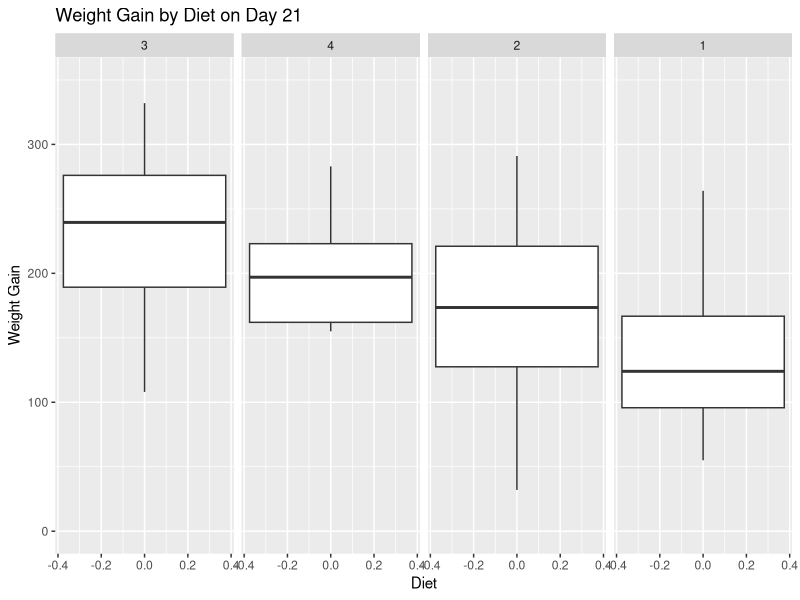
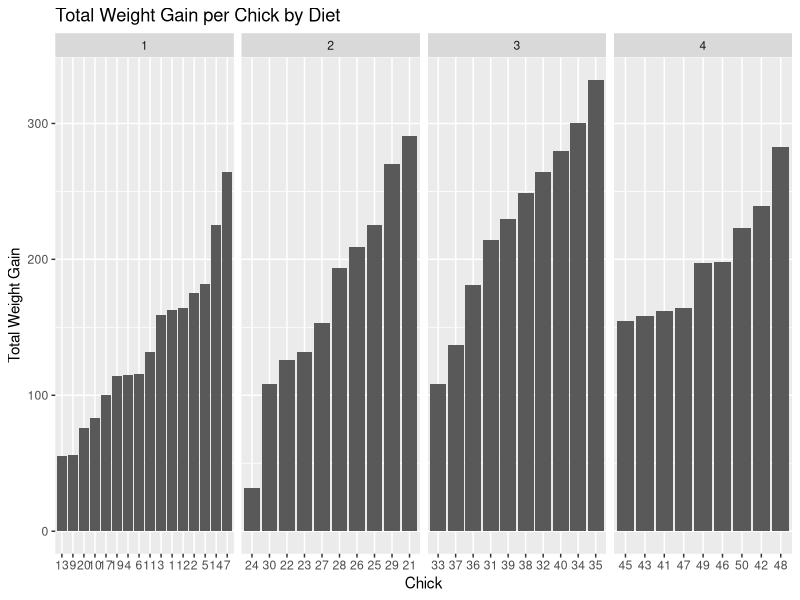

The R source for these figures, in order: (Note: this script raises an error after producing the figures.)
## ---- chunk 1
knitr::opts_chunk$set(echo = TRUE)
## ---- chunk 2
library(datasets)
library(dplyr)
library(ggplot2)
time0 <- ChickWeight %>% filter(Time==0) %>% 
  group_by(Diet)
weight0 <- time0 %>% summarize(number = n(), avg_weight = mean(weight, na.rm = TRUE), 
                  standard_dev = sd(weight, na.rm=TRUE))
print(weight0)
## ---- chunk 3
complete <- ChickWeight %>% group_by(Chick) %>% mutate(Freq = n()) 
complete <- complete %>% filter(Freq == 12)
head(complete, 3)
## ---- chunk 4
complete <- complete %>% mutate(weightgain = weight - weight[Time == 0])
complete
## ---- chunk 5
day21 <- complete %>% filter(Time == 21)

day21 %>% mutate(Diet = factor(Diet, levels = c("3", "4", "2", "1")))  %>%
  ggplot(aes(y=weightgain)) + geom_boxplot() + facet_grid(~Diet) +
  ylab("Weight Gain") + xlab("Diet") + ggtitle("Weight Gain by Diet on Day 21") + 
  ylim(0, 350)
## ---- chunk 6
summary(day21$weightgain)
print(day21 %>% filter(weightgain == 332)) #Chick 35
print(day21 %>% filter(weightgain == 32)) #Chick 24

day21 %>% 
  ggplot(aes(x=Chick, weight=weightgain)) + geom_bar() + facet_grid(~Diet, scales = "free_x") + 
  ggtitle("Total Weight Gain per Chick by Diet") + ylab("Total Weight Gain")
## ---- chunk 7
summary(complete[complete$Time==0, ])

chickMaxMin <- complete %>% 
  filter(weight[Time == 0] == 43 | weight[Time == 0] == 39)

number6 <- chickMaxMin %>% ggplot(aes(x=Time, y=weight)) + 
  geom_smooth(data = chickMaxMin, aes(x=Time, y=weight, color ='red'), method='lm') + 
  facet_wrap(~weight[Time == 0]) + geom_point() + ggtitle("Max and Min Chick Weight Growth Through Time")
number6
## ---- chunk 8
complete %>% filter(weight[Time == 0] == 43 | weight[Time == 0] == 39) %>% 
  ggplot(aes(x=Time, y=weight)) + geom_smooth(method='lm') + 
  geom_smooth(data = complete, aes(x=Time, y=weight, color ='blue'), method='lm') + geom_point() +
  facet_wrap(~weight[Time == 0]) +
  ggtitle("Max and Min Chick Weight Growth Through Time") 



## ---- chunk 9
complete %>% filter(weight[Time == 0] == 43 | weight[Time == 0] == 39) %>%
  ggplot(aes(Time, y=weight)) + stat_summary(fun.y=mean, aes(group=1), geom='line', color='black', size = 3) + 
  ggtitle("Average Growth Per Chick Over Time")

#Create a bar chart showing growth rate per chick between days 10 and 12 and days 12 and 14 to try to see why growth was slow there

day12and14 <- complete %>% filter(Time == 12 | Time == 14) %>% 
  mutate(averageGrowthRate = weight[Time == 14] - weight[Time ==12])

day10and12 <- complete %>% filter(Time == 10 | Time == 12) %>% 
  mutate(averageGrowthRate = weight[Time == 12] - weight[Time == 10])

weirdDay <- day12and14 %>% filter(Time == 14) %>%
  ggplot(aes(x=Chick, weight=averageGrowthRate)) + geom_bar(fill='red') + 
  ggtitle("Growth Rate per Chick Between Day 12 and 14") + ylab("Increase in Weight") + 
  geom_hline(aes(yintercept = mean(averageGrowthRate)))

normalDay <- day10and12 %>% filter(Time==12) %>%
  ggplot(aes(x=Chick, weight=averageGrowthRate)) + geom_bar(fill='green') + 
  ggtitle("Growth Rate per Chick Between Day 10 and 12") + ylab("Increase in Weight") + 
  geom_hline(aes(yintercept = mean(averageGrowthRate)))
  
weirdDay
normalDay
